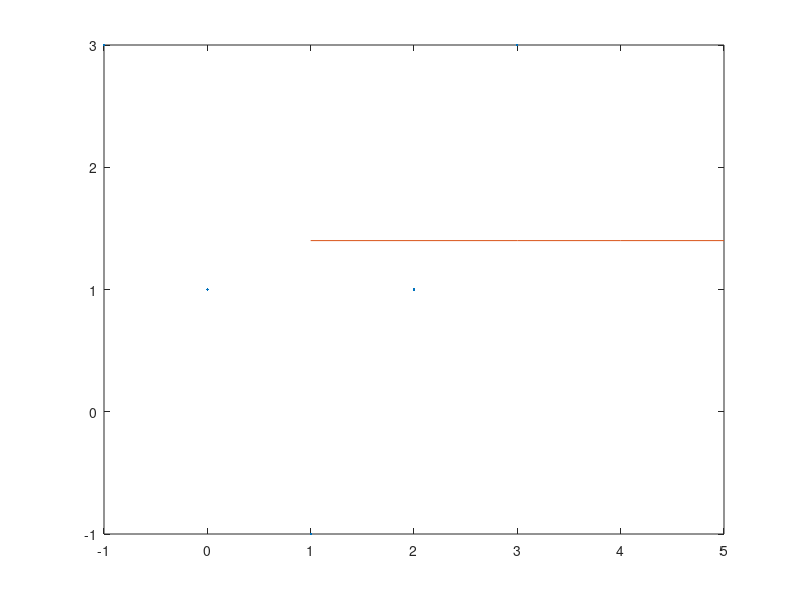

The MATLAB script that drew this image:
# least square error method
# http://ceee.rice.edu/Books/LA/leastsq/index.html

# data = dlmread("dat.csv", " ");
data = dlmread("parabola.csv", " ");

x = data(:,1);
X = [ones(size(data)(1), 1)'];

degree = 1;
for d = 1:degree
  X = [ X; (x.^d)'];
end
X = X';


Y = data(:,2);

# solve the normal eq: X' * X * c = X' * y
c = (X' * X) \ (X' * Y);

# print the resulting linear equation
# printf("x^2 * %f x * %f + %f", c(3), c(2), c(1));

# plot results
y = c(1);
for d = 1:degree
  y = y + x.^d * c(d + 1);
end

plot(x, Y, '.', y);
waitforbuttonpress;